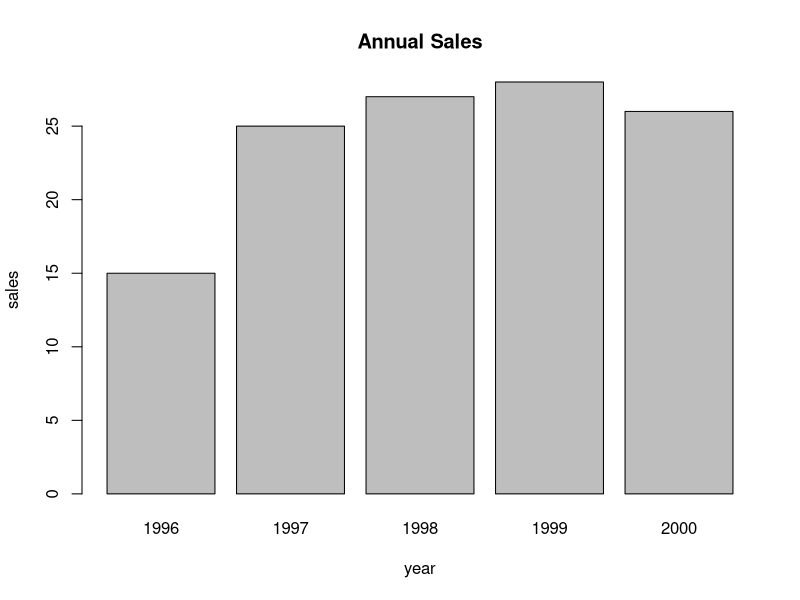

R code for this plot:
# simple bar chart
sales <- data.frame (
  year = 1996:2000,
  sales = c(15.0, 25.0, 27.0, 28.0, 26.0)
)
barplot(sales$sales, xlab="year", ylab="sales", main="Annual Sales", names.arg = sales$year)
